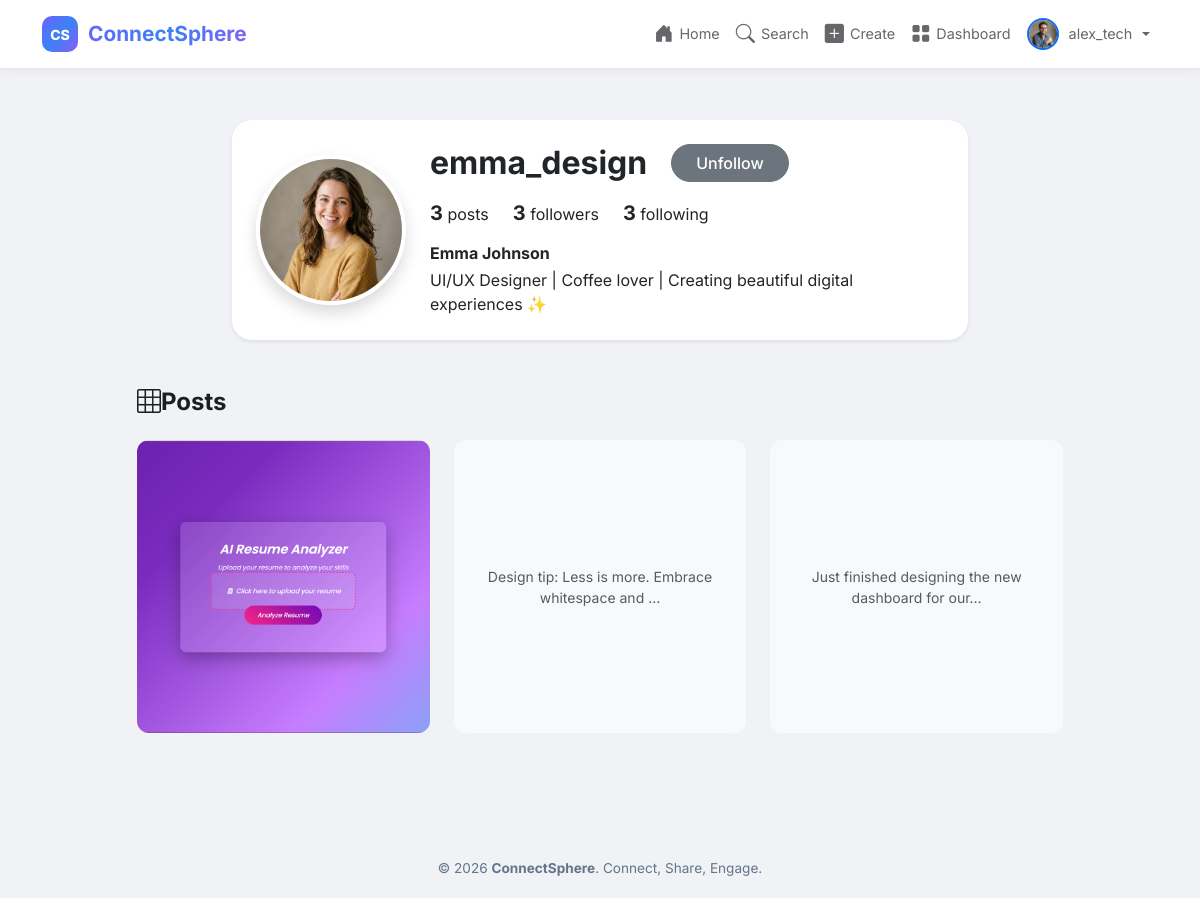
The page /profile/emma_design/ (signed in) on the database its author committed.
### app/models.py (models this page shows, shortened)
class Profile(models.Model):
    user = models.OneToOneField(User, on_delete=models.CASCADE, related_name='profile')
    profile_picture = models.ImageField(upload_to='profile_pics/', default='profile_pics/default.png', blank=True)
    bio = models.TextField(max_length=500, blank=True, default='')
    date_joined = models.DateTimeField(auto_now_add=True)

class Post(models.Model):
    user = models.ForeignKey(User, on_delete=models.CASCADE, related_name='posts')
    caption = models.TextField(max_length=2200, blank=True, default='')
    image = models.ImageField(upload_to='post_images/', blank=True, null=True)
    created_date = models.DateTimeField(auto_now_add=True)
    class Meta:
        ordering = ['-created_date']
    @property
    def likes_count(self):
        return self.likes.count()
    @property
    def comments_count(self):
        return self.comments.count()

### app/views.py (the view)
# urls.py: path('profile/<str:username>/', views.profile, name='profile'),
@login_required
def profile(request, username):
    profile_user = get_object_or_404(User, username=username)
    profile_obj = get_object_or_404(Profile, user=profile_user)
    posts = Post.objects.filter(user=profile_user).select_related('user', 'user__profile')
    is_following = Follow.objects.filter(follower=request.user, following=profile_user).exists()
    followers_count = profile_user.followers_set.count()
    following_count = profile_user.following_set.count()
    posts_count = posts.count()
    context = {
        'profile_user': profile_user,
        'profile': profile_obj,
        'posts': posts,
        'is_following': is_following,
        'followers_count': followers_count,
        'following_count': following_count,
        'posts_count': posts_count,
    }
    return render(request, 'profile.html', context)

### templates/profile.html (shortened to what this page needs)
{% extends 'base.html' %}
{% load static %}
{% block content %}
<div class="container mt-4 pt-3">
    <div class="row justify-content-center mb-5">
        <div class="col-md-8 col-lg-8">
            <div class="card cs-glass-card border-0 shadow-sm p-4" style="border-radius: 20px;">
                <div class="row align-items-center">
                    <div class="col-auto text-center mb-3 mb-md-0">
                        {% if profile_user.profile.profile_picture %}
                            <img src="{{ profile_user.profile.profile_picture.url }}" alt="{{ profile_user.username }}" class="rounded-circle shadow" style="width: 150px; height: 150px; object-fit: cover; border: 4px solid #fff;">
                        {% else %}
                            <div class="rounded-circle shadow bg-secondary d-flex align-items-center justify-content-center text-white mx-auto" style="width: 150px; height: 150px; border: 4px solid #fff;">
                                <i class="bi bi-person" style="font-size: 5rem;"></i>
                            </div>
                        {% endif %}
                    </div>
                    <div class="col">
                        <div class="d-flex flex-column flex-md-row align-items-md-center mb-3">
                            <h2 class="mb-2 mb-md-0 me-md-4 fw-bold">{{ profile_user.username }}</h2>
                            {% if request.user == profile_user %}
                                <a href="{% url 'edit_profile' %}" class="btn btn-outline-secondary rounded-pill fw-medium px-4">Edit Profile</a>
                            {% else %}
                                {% if request.user.is_authenticated %}
                                <button class="btn btn-{% if is_following %}secondary{% else %}primary{% endif %} rounded-pill fw-medium px-4 follow-btn" data-username="{{ profile_user.username }}">
                                    {% if is_following %}Unfollow{% else %}Follow{% endif %}
                                </button>
                                {% endif %}
                            {% endif %}
                        </div>
                        <div class="d-flex mb-3 gap-4">
                            <div><strong class="fs-5">{{ posts_count }}</strong> posts</div>
                            <div>
                                <a href="{% url 'followers_list' profile_user.username %}" class="text-decoration-none text-dark">
                                    <strong class="fs-5">{{ followers_count }}</strong> followers
                                </a>
                            </div>
                            <div>
                                <a href="{% url 'following_list' profile_user.username %}" class="text-decoration-none text-dark">
                                    <strong class="fs-5">{{ following_count }}</strong> following
                                </a>
                            </div>
                        </div>
                        <div class="profile-bio">
                            <h6 class="fw-bold mb-1">{{ profile_user.first_name }} {{ profile_user.last_name }}</h6>
                            <p class="mb-0 text-break" style="white-space: pre-line;">{{ profile_user.profile.bio }}</p>
                        </div>
                    </div>
                </div>
            </div>
        </div>
    </div>
    <div class="row justify-content-center">
        <div class="col-md-10">
            <h4 class="mb-4 text-center fw-bold cs-brand"><i class="bi bi-grid-3x3"></i> Posts</h4>
            {% if posts %}
                <div class="row g-1 g-md-4">
                    {% for post in posts %}
                        <div class="col-4 mb-1 mb-md-4">
                            <a href="{% url 'post_detail' post.pk %}" class="text-decoration-none position-relative d-block group cs-post-thumbnail" style="aspect-ratio: 1/1; overflow: hidden; border-radius: 12px;">
                                {% if post.image %}
                                    <img src="{{ post.image.url }}" alt="Post image" class="w-100 h-100 object-fit-cover" style="object-fit: cover;">
                                {% else %}
                                    <div class="w-100 h-100 bg-light d-flex align-items-center justify-content-center text-muted p-2 text-center">
                                        <small>{{ post.caption|truncatechars:50 }}</small>
                                    </div>
                                {% endif %}
                            </a>
                        </div>
                    {% endfor %}
                </div>
            {% else %}
                <div class="text-center py-5">
                    <i class="bi bi-camera text-muted" style="font-size: 4rem;"></i>
                    <h3 class="mt-3 text-muted">No Posts Yet</h3>
                </div>
            {% endif %}
        </div>
    </div>
</div>
{% endblock %}

### templates/base.html (shortened to what this page needs)
{% load static %}
<!DOCTYPE html>
<html lang="en">
<head>
    <link href="https://cdn.jsdelivr.net/npm/bootstrap@5.3.3/dist/css/bootstrap.min.css" rel="stylesheet">
    <link href="https://cdn.jsdelivr.net/npm/bootstrap-icons@1.11.3/font/bootstrap-icons.min.css" rel="stylesheet">
    <link rel="stylesheet" href="{% static 'css/style.css' %}?v=2.1">
</head>
<body>
    {% if user.is_authenticated %}
    <nav class="navbar navbar-expand-lg navbar-dark fixed-top cs-navbar">
        <div class="container">
            <a class="navbar-brand cs-brand" href="{% url 'home' %}">
                <span class="cs-logo">CS</span>
                <span class="cs-name">ConnectSphere</span>
            </a>
            <div class="collapse navbar-collapse" id="navbarNav">
                <ul class="navbar-nav ms-auto align-items-center">
                    <li class="nav-item">
                        <a class="nav-link" href="{% url 'home' %}" title="Home">
                            <i class="bi bi-house-door-fill"></i>
                            <span class="nav-text">Home</span>
                        </a>
                    </li>
                    <li class="nav-item">
                        <a class="nav-link" href="{% url 'search_users' %}" title="Search">
                            <i class="bi bi-search"></i>
                            <span class="nav-text">Search</span>
                        </a>
                    </li>
                    <li class="nav-item">
                        <a class="nav-link" href="{% url 'create_post' %}" title="Create Post">
                            <i class="bi bi-plus-square-fill"></i>
                            <span class="nav-text">Create</span>
                        </a>
                    </li>
                    <li class="nav-item">
                        <a class="nav-link" href="{% url 'dashboard' %}" title="Dashboard">
                            <i class="bi bi-grid-fill"></i>
                            <span class="nav-text">Dashboard</span>
                        </a>
                    </li>
                    <li class="nav-item dropdown">
                        <a class="nav-link dropdown-toggle d-flex align-items-center" href="#" role="button" data-bs-toggle="dropdown">
                            {% if user.profile.profile_picture %}
                            <img src="{{ user.profile.profile_picture.url }}" alt="{{ user.username }}" class="nav-avatar rounded-circle border border-2 border-primary" style="width: 32px; height: 32px; object-fit: cover;">
                            {% else %}
                            <div class="nav-avatar-placeholder rounded-circle d-flex align-items-center justify-content-center text-white fw-bold bg-primary" style="width: 32px; height: 32px;">
                                <i class="bi bi-person-fill"></i>
                            </div>
                            {% endif %}
                            <span class="nav-text ms-1">{{ user.username }}</span>
                        </a>
                    </li>
                </ul>
            </div>
        </div>
    </nav>
    {% endif %}
    <main class="{% if user.is_authenticated %}cs-main{% else %}cs-main-auth{% endif %}">
        {% block content %}{% endblock %}
    </main>
    {% if user.is_authenticated %}
    <footer class="cs-footer">
        <div class="container text-center">
            <p class="mb-0">&copy; 2026 <strong>ConnectSphere</strong>. Connect, Share, Engage.</p>
        </div>
    </footer>
    {% endif %}
</body>
</html>

### static/css/style.css (style rules this page uses)
:root { --primary: #6C63FF; --secondary: #3B82F6; --accent: #8B5CF6; --dark-bg: #f0f2f5; --card-bg: #ffffff; --card-border: #e4e6eb; --text-primary: #1c1e21; --text-secondary: #65676b; --success: #10b981; --danger: #ef4444; --warning: #f59e0b; --gradient: linear-gradient(135deg, #6C63FF 0%, #3B82F6 50%, #8B5CF6 100%); }
body { font-family: 'Inter', sans-serif; background: var(--dark-bg); color: var(--text-primary); min-height: 100vh; margin: 0; padding: 0; }
.cs-navbar { position: fixed; top: 0; width: 100%; z-index: 1030; background: #ffffff; box-shadow: 0 2px 10px rgba(0, 0, 0, 0.05); border-bottom: 1px solid var(--card-border); padding: 10px 20px; display: flex; justify-content: space-between; align-items: center; box-sizing: border-box; }
.cs-brand { display: flex; align-items: center; text-decoration: none; }
.cs-logo { width: 36px; height: 36px; border-radius: 10px; background: var(--gradient); display: flex; align-items: center; justify-content: center; font-weight: 800; font-size: 14px; color: white; }
.cs-name { font-weight: 700; font-size: 1.3rem; margin-left: 10px; background: var(--gradient); -webkit-background-clip: text; -webkit-text-fill-color: transparent; }
.nav-link { color: var(--text-secondary); font-size: 0.9rem; display: flex; align-items: center; gap: 6px; transition: 0.3s; border-radius: 8px; padding: 8px 12px; text-decoration: none; }
.nav-link i { font-size: 1.2rem; }
.nav-avatar { width: 32px; height: 32px; border-radius: 50%; object-fit: cover; border: 2px solid var(--primary); }
.cs-main { padding-top: 80px; min-height: calc(100vh - 60px); padding-bottom: 40px; box-sizing: border-box; }
.cs-footer { padding: 20px 0; text-align: center; color: #64748b; font-size: 0.85rem; border-top: 1px solid rgba(255, 255, 255, 0.06); margin-top: 40px; }
a { color: var(--primary); text-decoration: none; transition: 0.2s; }
img { max-width: 100%; }

### rows shown on the page
Post: image (picture)
Post: caption "Design tip: Less is more. Embrace whitespace and …"
Post: caption "Just finished designing the new dashboard for our…"

### other values the page prints
{{ user.username }} "alex_tech"
{{ profile_user.username }} "emma_design"
{{ posts_count }} "3"
{{ followers_count }} "3"
{{ following_count }} "3"
{{ profile_user.first_name }} "Emma"
{{ profile_user.last_name }} "Johnson"
{{ profile_user.profile.bio }} "UI/UX Designer | Coffee lover | Creating beautiful digital experiences ✨"
